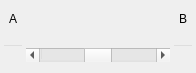
<?xml version="1.0" encoding="UTF-8"?>
<ui version="4.0">
 <class>TraitWidget</class>
 <widget class="QWidget" name="TraitWidget">
  <property name="geometry">
   <rect>
    <x>0</x>
    <y>0</y>
    <width>196</width>
    <height>73</height>
   </rect>
  </property>
  <property name="windowTitle">
   <string>Form</string>
  </property>
  <property name="styleSheet">
   <string notr="true">#TraitWidget {
	background-image: url(:/game_parchment.png);
}

QLineEdit {
	background: transparent;
}</string>
  </property>
  <layout class="QVBoxLayout" name="verticalLayout">
   <property name="spacing">
    <number>0</number>
   </property>
   <property name="leftMargin">
    <number>0</number>
   </property>
   <property name="topMargin">
    <number>0</number>
   </property>
   <property name="rightMargin">
    <number>0</number>
   </property>
   <property name="bottomMargin">
    <number>0</number>
   </property>
   <item>
    <widget class="QWidget" name="topWidget" native="true">
     <layout class="QHBoxLayout" name="horizontalLayout">
      <property name="spacing">
       <number>2</number>
      </property>
      <property name="topMargin">
       <number>2</number>
      </property>
      <property name="bottomMargin">
       <number>2</number>
      </property>
      <item>
       <widget class="QLabel" name="leftLabel">
        <property name="text">
         <string>A</string>
        </property>
       </widget>
      </item>
      <item>
       <widget class="QLabel" name="rightLabel">
        <property name="text">
         <string>B</string>
        </property>
        <property name="alignment">
         <set>Qt::AlignRight|Qt::AlignTrailing|Qt::AlignVCenter</set>
        </property>
       </widget>
      </item>
     </layout>
    </widget>
   </item>
   <item>
    <widget class="QWidget" name="bottomWidget" native="true">
     <layout class="QHBoxLayout" name="horizontalLayout_2">
      <property name="spacing">
       <number>2</number>
      </property>
      <property name="leftMargin">
       <number>2</number>
      </property>
      <property name="topMargin">
       <number>2</number>
      </property>
      <property name="rightMargin">
       <number>2</number>
      </property>
      <property name="bottomMargin">
       <number>2</number>
      </property>
      <item>
       <widget class="QLineEdit" name="leftEdit">
        <property name="sizePolicy">
         <sizepolicy hsizetype="Preferred" vsizetype="Fixed">
          <horstretch>1</horstretch>
          <verstretch>0</verstretch>
         </sizepolicy>
        </property>
        <property name="maximumSize">
         <size>
          <width>30</width>
          <height>16777215</height>
         </size>
        </property>
       </widget>
      </item>
      <item>
       <widget class="QScrollBar" name="traitScroll">
        <property name="sizePolicy">
         <sizepolicy hsizetype="Preferred" vsizetype="Fixed">
          <horstretch>10</horstretch>
          <verstretch>0</verstretch>
         </sizepolicy>
        </property>
        <property name="maximum">
         <number>100</number>
        </property>
        <property name="sliderPosition">
         <number>50</number>
        </property>
        <property name="orientation">
         <enum>Qt::Horizontal</enum>
        </property>
       </widget>
      </item>
      <item>
       <widget class="QLineEdit" name="rightEdit">
        <property name="sizePolicy">
         <sizepolicy hsizetype="Preferred" vsizetype="Fixed">
          <horstretch>1</horstretch>
          <verstretch>0</verstretch>
         </sizepolicy>
        </property>
        <property name="maximumSize">
         <size>
          <width>30</width>
          <height>16777215</height>
         </size>
        </property>
        <property name="alignment">
         <set>Qt::AlignRight|Qt::AlignTrailing|Qt::AlignVCenter</set>
        </property>
       </widget>
      </item>
     </layout>
    </widget>
   </item>
  </layout>
 </widget>
 <resources/>
 <connections/>
</ui>
